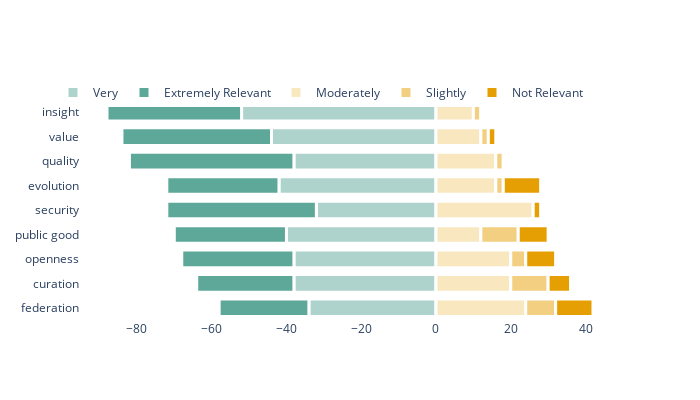

The notebook cell saved with this chart:
### Code cell
df_relevance = long_df.groupby(['term', 'relevance']).size().unstack(fill_value=0)
inverse_map = {v: k for k,v in relevance_map.items()}
df_relevance.rename(columns=inverse_map,inplace=True)
df_relevance['sum'] = df_relevance['Extremely Relevant'] + df_relevance['Very']
df_relevance = df_relevance.sort_values(by=['sum'],ascending=False)

fig = go.Figure()
palette_left = ['Teal_50','Teal']
palette_right = ['Orange_75','Orange_50','Orange']

for i,col in enumerate(df_relevance.columns[[3,4]]):
    fig.add_trace(go.Bar(x=-((df_relevance[col].values/50) *100),
                         y=df_relevance.index,
                         orientation='h',
                         name=col,
                         customdata=df_relevance[col],
                         hovertemplate = "%{y}: %{customdata}",
                         marker_color=color_hex_codes.get(palette_left[i]),
                         marker_line_color='white',  
                         marker_line_width=3  ))
for i,col in enumerate(df_relevance.columns[[2,1,0]]):
    fig.add_trace(go.Bar(x= ((df_relevance[col].values/50) *100),
                         y =df_relevance.index,
                         orientation='h',
                         name= col,
                         hovertemplate="%{y}: %{x}",
                         marker_color=color_hex_codes.get(palette_right[i]),
                         marker_line_color='white',  
                         marker_line_width=3  ))  
    


fig.update_layout(barmode='relative', 
                  height=400, 
                  width=700, 
                  yaxis_autorange='reversed',
                  legend_orientation ='h',
                  legend_x=-0.05, legend_y=1.1,
                  bargap=0.2,  # Increased space between the bars
                  bargroupgap=0.1,
                  plot_bgcolor='white',  
                  paper_bgcolor='white' 
                 )
fig.write_image("report_plots/relevance_stacked.svg", format="svg")
fig.show()

### Figure 1 — Plotly figure (JSON) as saved in the notebook; plotly's stock layout.template omitted (floating-point values rounded to 4 significant figures)
{"data": [{"customdata": [26, 22, 19, 21, 16, 20, 19, 19, 17], "hovertemplate": "%{y}: %{customdata}", "marker": {"color": "#AED3CC", "line": {"color": "white", "width": 3}}, "name": "Very", "orientation": "h", "type": "bar", "x": [-52, -44, -38, -42, -32, -40, -38, -38, -34], "y": ["insight", "value", "quality", "evolution", "security", "public good", "openness", "curation", "federation"]}, {"customdata": [18, 20, 22, 15, 20, 15, 15, 13, 12], "hovertemplate": "%{y}: %{customdata}", "marker": {"color": "#5DA899", "line": {"color": "white", "width": 3}}, "name": "Extremely Relevant", "orientation": "h", "type": "bar", "x": [-36, -40, -44, -30, -40, -30, -30, -26, -24], "y": ["insight", "value", "quality", "evolution", "security", "public good", "openness", "curation", "federation"]}, {"hovertemplate": "%{y}: %{x}", "marker": {"color": "#F9E7C0", "line": {"color": "white", "width": 3}}, "name": "Moderately", "orientation": "h", "type": "bar", "x": [10, 12, 16, 16, 26, 12, 20, 20, 24], "y": ["insight", "value", "quality", "evolution", "security", "public good", "openness", "curation", "federation"]}, {"hovertemplate": "%{y}: %{x}", "marker": {"color": "#F2CF81", "line": {"color": "white", "width": 3}}, "name": "Slightly", "orientation": "h", "type": "bar", "x": [2, 2, 2, 2, 0, 10, 4, 10, 8], "y": ["insight", "value", "quality", "evolution", "security", "public good", "openness", "curation", "federation"]}, {"hovertemplate": "%{y}: %{x}", "marker": {"color": "#E69F03", "line": {"color": "white", "width": 3}}, "name": "Not Relevant", "orientation": "h", "type": "bar", "x": [0, 2, 0, 10, 2, 8, 8, 6, 10], "y": ["insight", "value", "quality", "evolution", "security", "public good", "openness", "curation", "federation"]}], "layout": {"bargap": 0.2, "bargroupgap": 0.1, "barmode": "relative", "height": 400, "legend": {"orientation": "h", "x": -0.05, "y": 1.1}, "paper_bgcolor": "white", "plot_bgcolor": "white", "width": 700, "yaxis": {"autorange": "reversed"}}}
